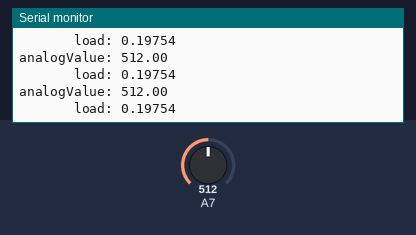
Simulated run of this sketch. Board: Arduino Mega 2560, built with avr-gcc and run on an emulated ATmega2560. Shown: the last lines printed to the serial monitor. The inputs (shaded band) are chosen by the test bench; at power-on: A7 = 512.

Above: at 4.2 s.
4.3 s: A7 set to 985
At 4.61 s:
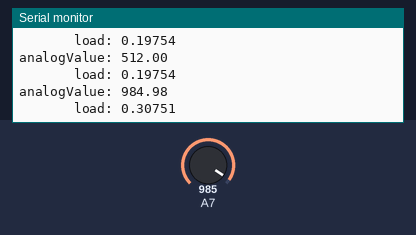
7.3 s: A7 set to 1013
At 7.44 s:
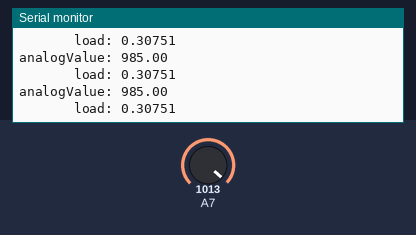
Timing chart, 0 to 9.8 s (numbered marks = the images above; inputs shaded):
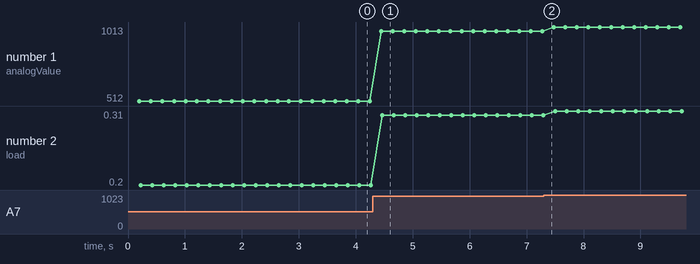

Measured:
- after the input at 4.3 s, the serial monitor: prints a new line after 0.15 s (image 1)
- plotted number 1: 512 → 985 after the input at 4.3 s, 985 → 1013 after the input at 7.3 s
- plotted number 2: 0.2 → 0.31 after the input at 4.3 s, 0.31 → 0.31 after the input at 7.3 s

The sketch:

load_sensor_code.ino
```cpp
// Arduino as load cell amplifier
// by Christian Liljedahl
// christian.liljedahl.dk

#define REF_OUT 23

// CALIBRATION DATA
#define LOAD_A 0.125f       // kg
#define ANALOG_VAL_A 200    // analog reading taken with load A

#define LOAD_B 0.218f       // kg
#define ANALOG_VAL_B 600    // analog reading taken with load B

float analogValueAverage = 0;
unsigned long lastReadTime = 0;
int timeBetweenReadings = 200; // Reading every 200 ms

// Custom map function for floats
float mapfloat(float x, float in_min, float in_max, float out_min, float out_max) {
  return (x - in_min) * (out_max - out_min) / (in_max - in_min) + out_min;
}

float analogToLoad(float analogval) {
  float load = mapfloat(analogval, ANALOG_VAL_A, ANALOG_VAL_B, LOAD_A, LOAD_B);
  return load;
}

void setup() {
  Serial.begin(9600);
}

void loop() {
  int analogValue = analogRead(REF_OUT);

  // Running average - smoothing the readings
  analogValueAverage = 0.99 * analogValueAverage + 0.01 * analogValue;

  // Is it time to print?
  if (millis() > lastReadTime + timeBetweenReadings) {
    float load = analogToLoad(analogValueAverage);

    Serial.print("analogValue: ");
    Serial.println(analogValueAverage);
    Serial.print("       load: ");
    Serial.println(load, 5);

    lastReadTime = millis();
  }
}
```
